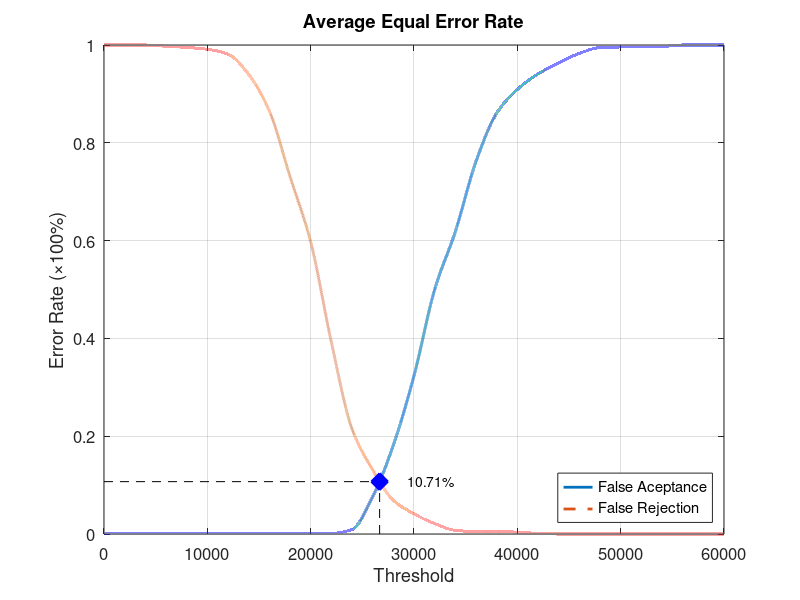
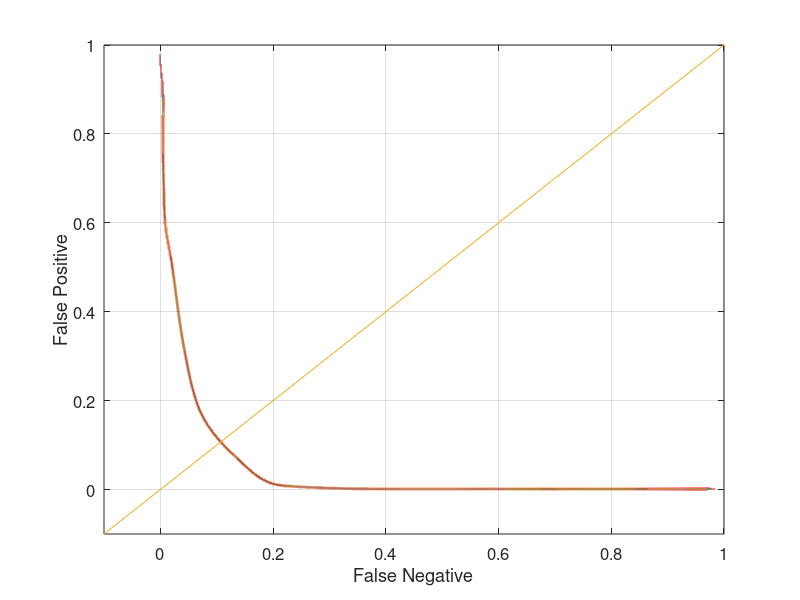

These charts were generated, in order, by the following MATLAB code:
function yEER = Experiment1Average
close all;
clear;
clc;
x = 0:2000:60000;
xq = 0:0.5:60000;

y0 = [0 0.00131579 0.00131579 0.00131579 0.00131579 0.00131579 0.00131579 0.00131579 0.00131579 0.00131579 0.00131579 0.00131579 0.00921053 0.0763158 0.181579 0.323684 0.5 0.618421 0.761842 0.860526 0.909211 0.940789 0.963158 0.982895 0.994737 0.996053 0.997368 0.997368 1 1 1];
yy0 = interp1(x, y0, xq, 'pchip');
y1 = [1 1 1 0.9975 0.995 0.99125 0.98125 0.94 0.865 0.73125 0.5975 0.3925 0.215 0.13125 0.06875 0.04125 0.02125 0.0075 0.005 0.005 0.00375 0.00125 0 0 0 0 0 0 0 0 0];
yy1 = interp1(x, y1, xq, 'pchip');

% Calculating EER: 
y2 = abs(y0 - y1);
find(y2 == min(y2))
yy2 = abs(yy0 - yy1);
xEER = find(yy2 == min(yy2));
xEERIndex = xq(xEER) % X-axis EER
yEER = yy0(xEER) % Y-axis EER

main = figure
plot(xq, yy0,'-','LineWidth', 2);	hold on
plot(xq, yy1,'--','LineWidth', 2);	hold on
plot([xEERIndex xEERIndex], [0 yEER], 'k--');	hold on
plot([0 xEERIndex], [yEER yEER], 'k--');	hold on
plot(xEERIndex, yEER, 'bx', 'LineWidth', 10);	hold on
text(xEERIndex + 10 * xEERIndex / 100, yEER, [num2str(round((10000 * yEER)) / 100) '%'])
legend('False Aceptance', 'False Rejection', 'Location', 'SouthEast')
xlabel('Threshold')
ylabel('Error Rate (\times100%)')
title('Average Equal Error Rate')
set(gca, 'FontSize', 12)
axis([0 60000 0 1])
grid on

print(main, 'Experiment1AverageMain', '-dpng');
FNRxFPR = figure('Color', [1 1 1]);
plot(yy1, yy0, '-', yy1, yy0, 'LineWidth', 2);
hold on
y = -0.1:0.1:1
plot(y, y); 
set(gca, 'FontSize', 12)
xlabel('False Negative')
ylabel('False Positive')
axis([-0.1 1 -0.1 1])
set(gca, 'FontSize', 12)
grid on

print(FNRxFPR, 'Experiment1AverageFNRxFPR','-dpng');
end
